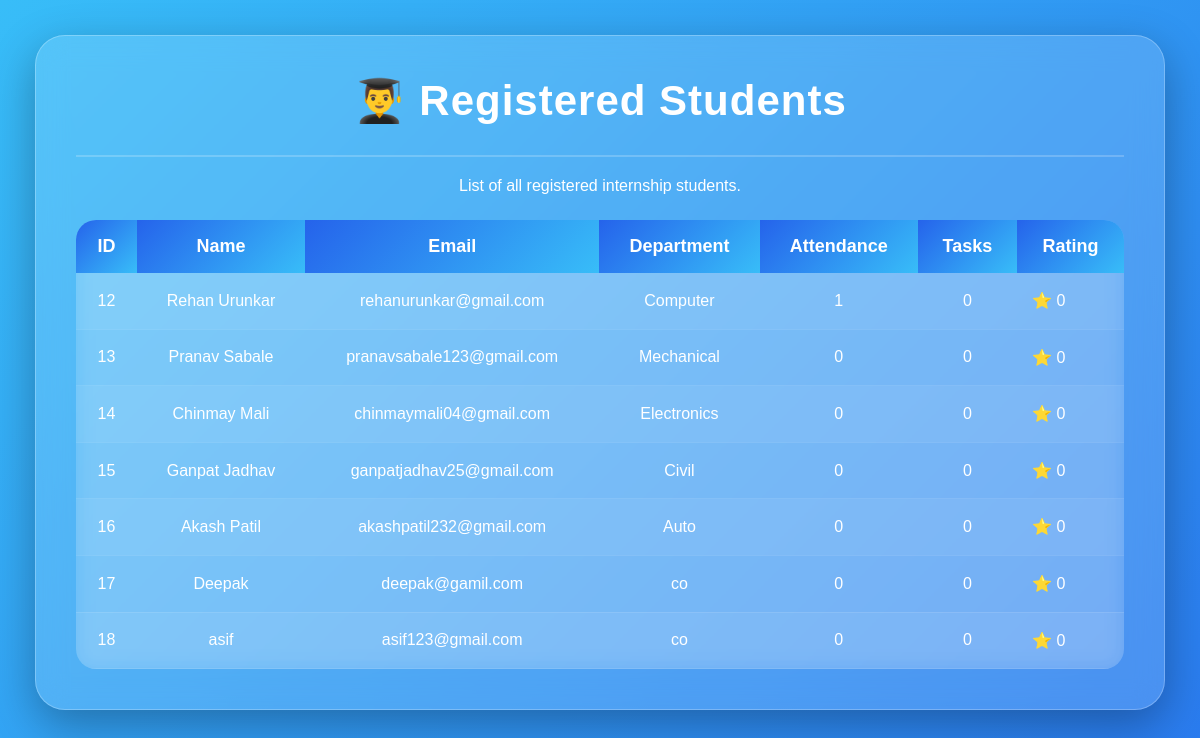
/students, run on the app's committed database.
### tables this page shows
CREATE TABLE students(
    id INTEGER PRIMARY KEY AUTOINCREMENT,
    name TEXT,
    email TEXT,
    department TEXT,
    attendance INTEGER DEFAULT 0,
    tasks_completed INTEGER DEFAULT 0,
    rating INTEGER DEFAULT 0
);

### app.py (the view)
@app.route('/students')
def students():
    conn = sqlite3.connect("internship.db")
    cursor = conn.cursor()
    cursor.execute("SELECT * FROM students")
    data = cursor.fetchall()
    conn.close()
    return render_template(
        "students.html",
        students=data
    )

### templates/students.html (shortened to what this page needs)
<!DOCTYPE html>
<html>
<head>
<link rel="stylesheet"
href="{{ url_for('static', filename='style.css') }}">
</head>
<body>
<div class="container">
<h1>👨‍🎓 Registered Students</h1>
<hr style="margin:20px 0;border:1px solid rgba(255,255,255,0.2);">
<p style="text-align:center;color:white;margin-bottom:25px;">
List of all registered internship students.
</p>
<table>
<tr>
<th>ID</th>
<th>Name</th>
<th>Email</th>
<th>Department</th>
<th>Attendance</th>
<th>Tasks</th>
<th>Rating</th>
</tr>
{% for s in students %}
<tr>
<td>{{ s[0] }}</td>
<td>{{ s[1] }}</td>
<td>{{ s[2] }}</td>
<td>{{ s[3] }}</td>
<td>{{ s[4] }}</td>
<td>{{ s[5] }}</td>
<td>⭐ {{ s[6] }}</td>
</tr>
{% endfor %}
</table>
</div>
</body>
</html>

### static/style.css (style rules this page uses)
* { margin:0; padding:0; box-sizing:border-box; font-family:'Poppins',sans-serif; }
body { min-height:100vh; background:linear-gradient( -45deg, #0f172a, #1e3a8a, #2563eb, #38bdf8 ); background-size:400% 400%; animation:bgAnimation 15s ease infinite; padding:35px; }
.container { max-width:1300px; margin:auto; padding:40px; border-radius:30px; background:rgba(255,255,255,0.15); backdrop-filter:blur(15px); border:1px solid rgba(255,255,255,.25); box-shadow: 0 15px 45px rgba(0,0,0,.3); animation:fadeIn .8s; }
h1 { text-align:center; font-size:42px; margin-bottom:30px; color:white; font-weight:700; letter-spacing:1px; }
p { color:white; }
table { width:100%; margin-top:25px; border-collapse:collapse; overflow:hidden; border-radius:20px; background:rgba(255,255,255,.1); backdrop-filter:blur(10px); }
th { padding:16px; background:#2563eb; color:white; font-size:18px; }
td { padding:15px; text-align:center; color:white; border-bottom:1px solid rgba(255,255,255,.1); }
table { overflow:hidden; border-radius:20px; }
th { background:linear-gradient(135deg,#2563eb,#38bdf8); font-size:18px; }
tr:nth-child(even) { background:rgba(255,255,255,.05); }
td { font-size:16px; }
table td { vertical-align:middle; }
table td:last-child { text-align:left; line-height:1.6; }

### data on the page
students: id "12", name "Rehan Urunkar", email "rehanurunkar@gmail.com", department "Computer", attendance "1", tasks_completed "0", rating "0"
students: id "13", name "Pranav Sabale", email "pranavsabale123@gmail.com", department "Mechanical", attendance "0", tasks_completed "0", rating "0"
students: id "14", name "Chinmay Mali", email "chinmaymali04@gmail.com", department "Electronics", attendance "0", tasks_completed "0", rating "0"
students: id "15", name "Ganpat Jadhav", email "ganpatjadhav25@gmail.com", department "Civil", attendance "0", tasks_completed "0", rating "0"
students: id "16", name "Akash Patil", email "akashpatil232@gmail.com", department "Auto", attendance "0", tasks_completed "0", rating "0"
students: id "17", name "Deepak", email "deepak@gamil.com", department "co", attendance "0", tasks_completed "0", rating "0"
students: id "18", name "asif", email "asif123@gmail.com", department "co", attendance "0", tasks_completed "0", rating "0"
